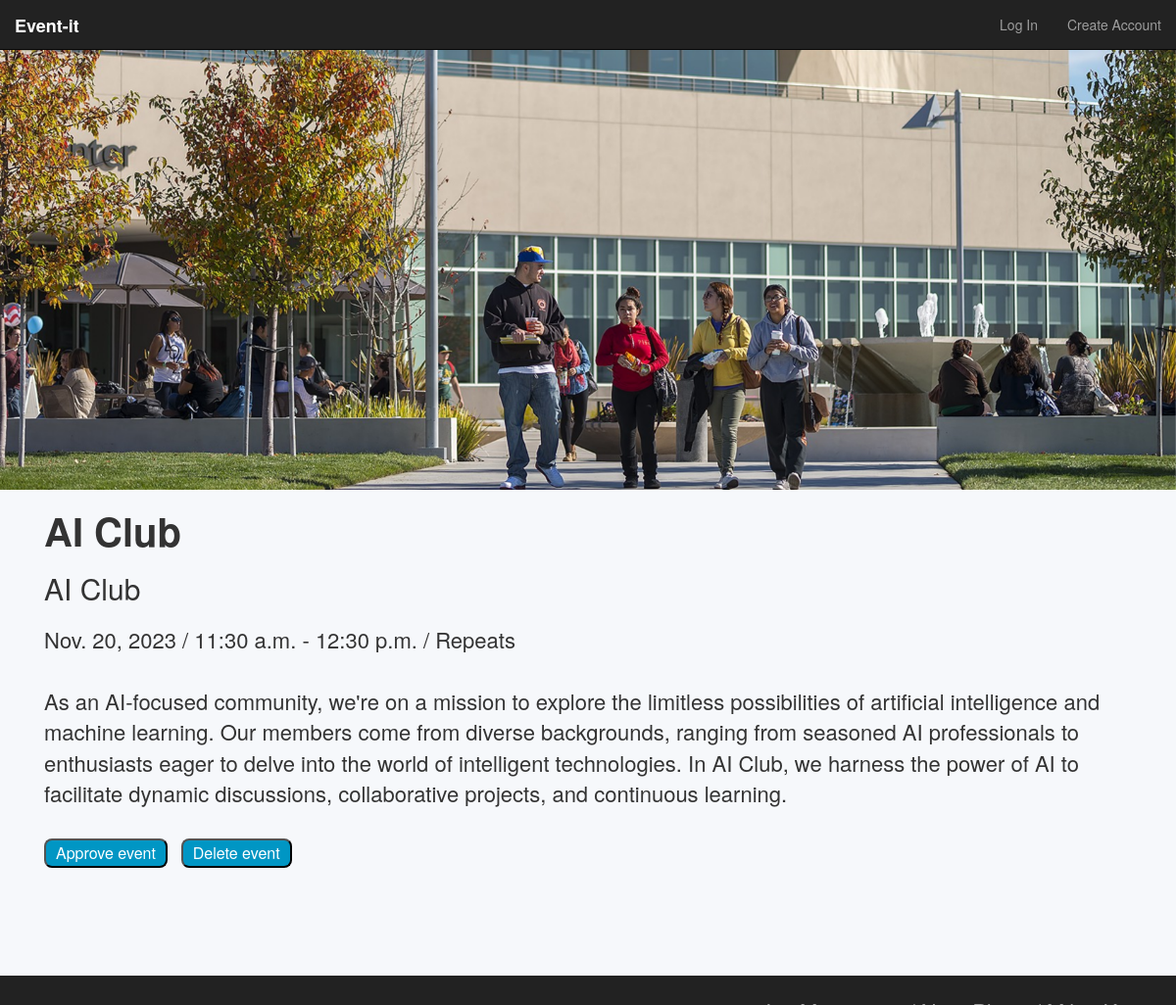
Screenshot of /members/moderator/view/35/ with the database file from the repository.
### events/models.py (models this page shows, shortened)
class Event(models.Model):                                      # makes the main data model, each event has the attributes below
    title        = models.CharField(max_length=120)
    description  = models.TextField(blank=True, default='')
    repeats      = models.BooleanField(default=False)
    approved     = models.BooleanField(default=False)
    date         = models.DateField()
    start_time   = models.TimeField()
    end_time     = models.TimeField()
    posting_club = models.CharField(max_length=100)
    user         = models.ForeignKey(to=User, related_name="events", blank=True, null=True, on_delete=models.CASCADE)
    image        = models.ImageField(null=True, blank=True, upload_to='images/')

### members/views.py (the view)
def moderator_event_detail_view(request, id):           # shows one event
    obj = get_object_or_404(Event, id=id)               # get object id=id, if it does not exist throw 404 error
    context = {                                         # defines what to pass in to event_detail.html
        'object': obj,
    }
    return render(request, 'authenticate/moderator_event_detail.html', context)

### members/templates/authenticate/moderator_event_detail.html (shortened to what this page needs)
{% extends 'base.html' %}
{% block content %}
{% load static %} <link rel="stylesheet" href="{% static 'eventdetails.css' %}">
<div class="fixed-bg"></div>
<body>
<h1>{{ object.title }}</h1>
<h2>{{ object.posting_club }}</h2>
<p>
    {{ object.date }} / {{ object.start_time }} - {{ object.end_time }}{% if object.repeats %} / Repeats{% endif %}
    <br><br>
    {% if object.description %}{{ object.description }}{% else %}Description coming soon{% endif %}
</p>
<br>
<a href="/members/moderator/update/{{ object.id }}"><button>Approve event</button></a>
<a href="/members/moderator/delete/{{ object.id }}"><button>Delete event</button></a>
</body>
{% endblock %}

### events/static/base.css (style rules this page uses)
body { background-color: rgba(0, 77, 150, 0.034); margin-left: 30px; padding-bottom: 100px; }

### events/static/eventdetails.css (style rules this page uses)
body { margin-left: 45px; margin-bottom: 40px; }
.fixed-bg { background-image: url("images/college_of_san_mateo_cover.jpeg"); min-height: 500px; background-attachment: fixed; background-position: center -500px; background-repeat: no-repeat; background-size: cover; margin-left: -45px; }
p { font-size: 22px; margin-right: 25px; margin-top: 20px; }
h1 { font-size: 40px; font-weight: bold; }
button { margin-right: 10px; text-decoration: black; background-color: #0096c4; color: rgb(255, 255, 255); padding: 2px 10px; text-align: center; text-decoration: none; display: inline-block; font-size: 16px; border-radius: 8px; }

### rows the page displays
Event: title "AI Club", posting_club "AI Club", date "Nov. 20, 2023", start_time "11:30 a.m.", end_time "12:30 p.m.", description "As an AI-focused community, we're on a mission to explore the limitless possibilities of artificial intelligence and machine learning. Our members come from diverse backgrounds, ranging from seasoned AI professionals to enthusiasts eager to delve into the world of intelligent technologies. In AI Club, we harness the power of AI to facilitate dynamic discussions, collaborative projects, and continuous learning."
